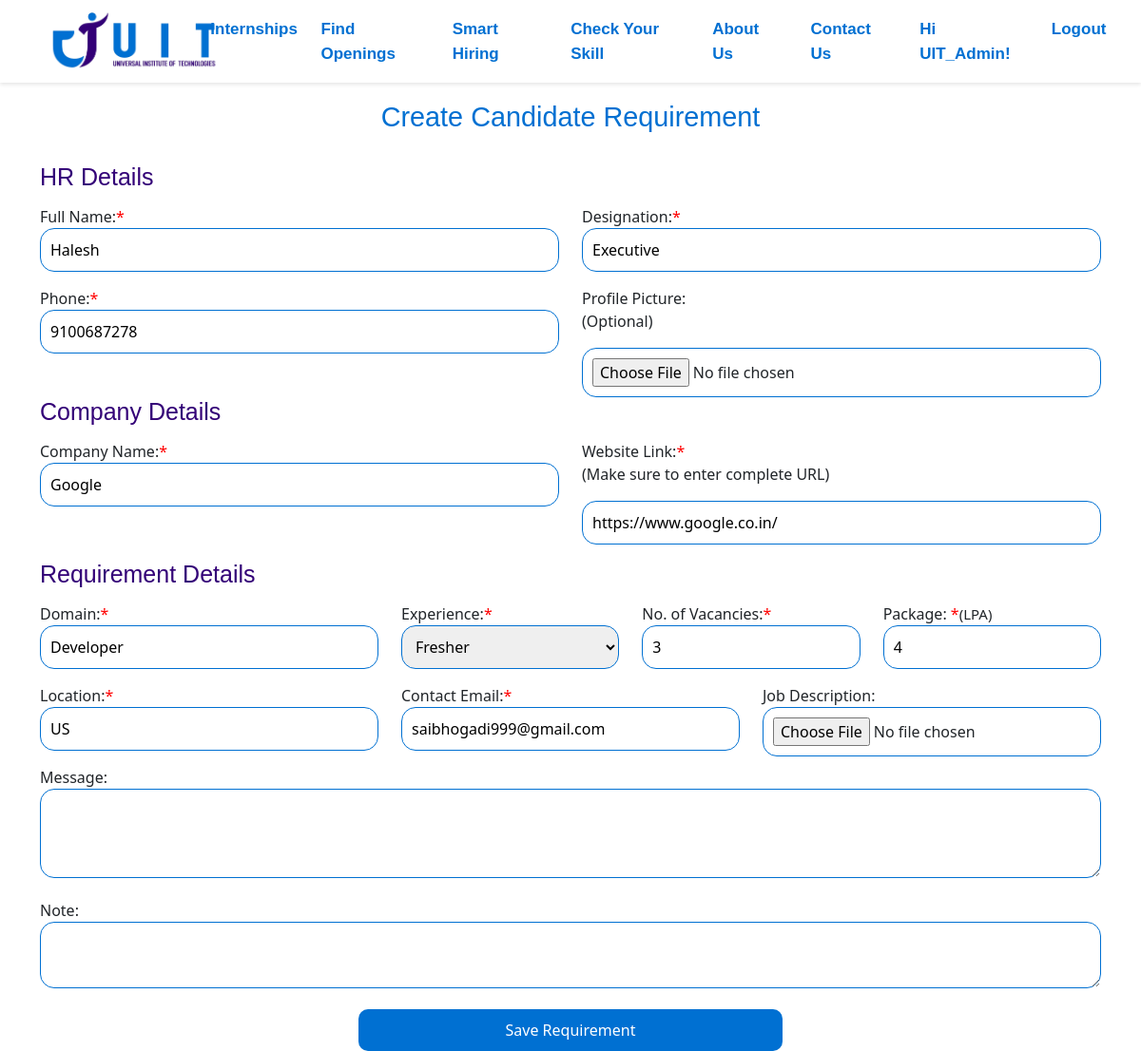
/adminpanel/edit_hiring/5/ (signed in), run on the app's committed database.
### uitech/models.py (models this page shows, shortened)
class CandidateRequirement(models.Model):
    full_name = models.CharField(max_length=100, verbose_name='Full Name')
    designation = models.CharField(max_length=100)
    phone = models.CharField(
        max_length=15,
        validators=[RegexValidator(regex=r'^\d{10,13}$')]
    )
    company_name = models.CharField(max_length=100, verbose_name='Company Name')
    website = models.URLField(verbose_name='Website Link')
    email = models.EmailField(verbose_name='Contact Email')
    domain = models.CharField(max_length=100)
    experience = models.CharField(max_length=50, choices=[('Fresher', 'Fresher'), ('1-2 Years', '1-2 Years'), ('2-3 Years', '2-3 Years'), ('3-4 Years', '3-4 Years'), ('5+ Years', '5+ Years')])
    positions = models.IntegerField(verbose_name='No. of Vacancies:')
    salary = models.CharField(max_length=50, verbose_name='Package')
    location = models.CharField(max_length=300)
    job_description = models.FileField(upload_to='job_descriptions/', null=True, blank=True, verbose_name='Job Description')
    profile_pic = models.ImageField(upload_to='profile_images/', null=True, blank=True, verbose_name='Profile Picture')
    message = models.TextField(blank=True, null=True)
    note = models.TextField(blank=True, null=True)
    created_at = models.DateTimeField(auto_now_add=True, verbose_name='Date Added')  # Field to track object creation date

### adminpanel/views.py (the view, shortened to what this page needs)
# urls.py: path('edit_hiring/<int:pk>/', EditHiringView.as_view(), name='edit_hiring'),
class EditHiringView(LoginRequiredMixin, UpdateView):
    model = CandidateRequirement
    form_class = CandidateRequirementForm
    template_name = 'adminpanel/hiring_form.html'
    success_url = reverse_lazy('adminpanel:smart_hiring')

### adminpanel/templates/adminpanel/hiring_form.html (shortened to what this page needs)
{% extends "adminpanel/base_without_footer.html" %}
{% block content %}
<div class="hiring_form-section">
    <div class="container" id="formbox">
        <div class="row" id="formrow">
            <h1 class="text-center">Create Candidate Requirement</h1>
            <div class="col-lg-12">
                <form method="post" enctype="multipart/form-data">
                    <div class="row">
                    <h3 class='smart-form'>HR Details</h3>
                    <div class="col-lg-6">{{ form.full_name.label_tag }}<span style="color: red;">*</span>{{ form.full_name }}</div>
                    <div class="col-lg-6">{{ form.designation.label_tag }}<span style="color: red;">*</span>{{ form.designation }}</div>
                  </div>
                  <div class="row">
                    <div class="col-lg-6">{{ form.phone.label_tag }}<span style="color: red;">*</span>{{ form.phone }}</div>
                    <div class="col-lg-6">{{ form.profile_pic.label_tag }}<p class='font-bold'>(Optional)</p> {{ form.profile_pic }}</div>
                  </div>
                  <div class="row">
                    <h3 class='smart-form'>Company Details</h3>
                    <div class="col-lg-6">{{ form.company_name.label_tag }}<span style="color: red;">*</span>{{ form.company_name }}</div>
                    <div class="col-lg-6">{{ form.website.label_tag }}<span style="color: red;">*</span><p class='font-bold'>(Make sure to enter complete URL)</p> {{ form.website }}</div>
                  </div>
                  <div class="row">
                    <h3 class='smart-form'>Requirement Details</h3>
                    <div class="col-lg-4">{{ form.domain.label_tag }}<span style="color: red;">*</span>{{ form.domain }}</div>
                    <div class="col-lg-8">
                      <div class="row">
                        <div class="col-lg-4">{{ form.experience.label_tag }}<span style="color: red;">*</span>{{ form.experience }}</div>
                        <div class="col-lg-4">{{ form.positions.label_tag }}<span style="color: red;">*</span>{{ form.positions }}</div>
                        <div class="col-lg-4">{{ form.salary.label_tag }} <span style="color: red;">*</span><span style="font-size: 15px;">(LPA)</span> {{ form.salary }}</div>
                      </div>
                    </div>
                  </div>
                  <div class="row">
                    <div class="col-lg-4">{{ form.location.label_tag }}<span style="color: red;">*</span>{{ form.location }}</div>
                    <div class="col-lg-4">{{ form.email.label_tag }}<span style="color: red;">*</span>{{ form.email }}</div>
                    <div class="col-lg-4">{{ form.job_description.label_tag }}{{ form.job_description }}</div>
                  </div>
                  <div class="row">
                    <div class="col-lg-12">{{ form.message.label_tag }}{{ form.message }}</div>
                  </div>
                  <div class="row">
                    <div class="col-lg-12">{{ form.note.label_tag }}{{ form.note }}</div>
                  </div>
                    <div class="col-lg-12" style="display: flex; justify-content: center;">
                        <input type="submit" class="intern-submit" value="Save Requirement">
                    </div>
                </form>
            </div>
        </div>
    </div>
</div>
{% endblock content %}

### adminpanel/templates/adminpanel/base_without_footer.html (shortened to what this page needs)
<!DOCTYPE html>
<html lang="en">
<head>
  <link rel="stylesheet" href="{% static 'adminpanel/css/admin.css' %}">
  <link rel="stylesheet" href="{% static 'uitech/css/index.css' %}">
  <link rel="stylesheet" href="https://cdn.jsdelivr.net/npm/bootstrap@5.3.3/dist/css/bootstrap.min.css">
  <link rel="stylesheet" href="{% static 'uitech/css/review.css' %}">
  <link rel="stylesheet" href="{% static 'adminpanel/css/login.css' %}">
  <link rel='stylesheet' href='https://use.fontawesome.com/releases/v5.2.0/css/all.css'>
  <link rel='stylesheet' href='https://use.fontawesome.com/releases/v5.2.0/css/fontawesome.css'>
</head>
<body>
  <nav class="navbar navbar-expand-lg sticky-top transparent scrolled white-bg-nav {% if user.is_authenticated %}logged-in{% endif %}">
    <div class="container-fluid" id="navfront">
      <a href="{% url 'uitech:index' %}" class="navbar-brand">
        <img src="{% static 'uitech/uitimg/logo.png' %}" alt="Logo">
      </a>
      <div class="collapse navbar-collapse" id="navbarSupportedContent">
        <ul class="navbar-nav ms-auto mb-2 mb-lg-0">
          <li class="nav-item">
            <a class="nav-link active" href="{% url 'uitech:internships' %}">Internships</a>
          </li>
          <li class="nav-item">
            <a class="nav-link active" href="{% url 'uitech:find_openings' %}">Find Openings</a>
          </li>
          <li class="nav-item">
            <a class="nav-link active" href="{% url 'uitech:smart_hiring' %}">Smart Hiring</a>
          </li>
          <li class="nav-item">
            <a class="nav-link active" href="{% url 'uitech:check_your_skill' %}">Check Your Skill</a>
          </li>
          <li class="nav-item">
            <a class="nav-link active" href="{% url 'uitech:about_us' %}">About Us</a>
          </li>
          <li class="nav-item">
            <a class="nav-link active" href="{% url 'uitech:contact_us' %}">Contact Us</a>
          </li>
          {% if user.is_authenticated %}
          <li class="nav-item">
            <a class="nav-link active"  href="{% url 'adminpanel:admin_dashboard' %}">Hi {{ user.username }}!</a>
          </li>
          <li class="nav-item">
            <form method="post" action="{% url 'adminpanel:logout' %}">
              <button type="submit" class="logout-btn">Logout</button>
          </form>
          </li>
          {% endif %}
        </ul>
      </div>
    </div>
  </nav>
{% block content %}
{% endblock %}
</body>
</html>

### adminpanel/static/adminpanel/css/admin.css (style rules this page uses)
body { font-family: 'Segoe UI', Tahoma, Geneva, Verdana, sans-serif; background-color: #f4f7fc; margin: 0; padding: 20px; }
.hiring_form-section { margin-top: 6rem; }

### uitech/static/uitech/css/index.css (style rules this page uses)
.navbar { overflow: hidden; }
html, body { margin: 0; padding: 0; overflow-x: hidden; }
.container-fluid { padding-left: 0; padding-right: 0; }
.navbar { width: 100%; }
#navbarSupportedContent { margin-right: 200px; }
.navbar.logged-in #navbarSupportedContent { margin-right: 100px; }
@media (min-width:992px) and (max-width:1250px) { #navbarSupportedContent { margin-right: 40px; } }
@media (min-width:992px) and (max-width:1250px) { .navbar.logged-in #navbarSupportedContent { margin-right: 0; } }
@media (min-width:992px) and (max-width:1250px) { .navbar-brand img { width: 120px; } }
.navbar.transparent { background-color: transparent; position: absolute; top: 0; left: 0; width: 100%; transition: background-color 0.5s ease-in-out; }
.navbar.transparent .nav-item a { color: white !important; }
.navbar.white-bg-nav .nav-item a { color: #0070d2 !important; }
.navbar.scrolled { background-color: white; position: fixed; top: 0; left: 0; width: 100%; box-shadow: 0 2px 4px rgba(0, 0, 0, 0.1); }
.navbar.scrolled .nav-item a { color: #0070d2 !important; }
.navbar-brand img { height: auto; margin-left: 40px; width: 180px; max-width: 100%; }
.nav-item { padding-right: 30px; position: relative; overflow: hidden; }
.nav-item a { display: inline-block; padding: 10px; font-size: 17px; font-family: 'Gill Sans', 'Gill Sans MT', Calibri, 'Trebuchet MS', sans-serif; font-weight: 500; font-weight: bold; transition: color 0.3s ease; position: relative; z-index: 1; }
.nav-item a::before { content: ''; position: absolute; bottom: 0; left: 0; width: 100%; height: 3px; background-color: #330077; transform: scaleX(0); transition: transform 0.3s ease; z-index: -1; }
.nav-item button { display: inline-block; padding: 10px; font-size: 17px; font-family: 'Gill Sans', 'Gill Sans MT', Calibri, 'Trebuchet MS', sans-serif; font-weight: bold; transition: color 0.3s ease; position: relative; z-index: 1; color: #0070d2; text-decoration: none; background-color: transparent; border: none; cursor: pointer; }
.nav-item button::before { content: ''; position: absolute; bottom: 0; left: 0; width: 100%; height: 3px; background-color: #330077; transform: scaleX(0); transition: transform 0.3s ease; z-index: -1; }
@media (max-width: 1250px) { .nav-item { font-weight: 600; } }
.text-center { font-family: 'Gill Sans', 'Gill Sans MT', Calibri, 'Trebuchet MS', sans-serif; margin-top: 40px; margin-bottom: 40px; color: #0070d2; padding-top: 10px; }
.inp1, .inp2, .message, textarea { border: 1px solid #0070d2; border-radius: 15px; padding: 10px; }
.smart-form { color: #0000d3; font-size: 25px; font-family: 'Gill Sans', 'Gill Sans MT', Calibri, 'Trebuchet MS', sans-serif; margin-bottom: 15px; }
select { border: 1px solid #0070d2; border-radius: 15px; padding: 10px; width: 270px; }
.inp1 { width: 100% !important; }
@media (max-width: 1200px) { .text-center { font-size: 1.8rem; margin-top: 30px; margin-bottom: 30px; } }
@media (max-width: 2560px) { #lang { width:100%; } }
.intern-submit { padding: 10px; background-color: #0070d2; width: 40%; color: white; border-radius: 10px; border: none; display: flex; justify-content: center; }
#formbox h3 { color: #330077; font-size: 25px; font-family: 'Gill Sans', 'Gill Sans MT', Calibri, 'Trebuchet MS', sans-serif; margin-bottom: 15px; }

### data on the page
CandidateRequirement: full_name "Halesh", designation "Executive", phone "9100687278", company_name "Google", website "https://www.google.co.in/", domain "Developer", experience "Fresher", positions "3", salary "4", location "US", email "saibhogadi999@gmail.com"

### other printed values
{{ user.username }} "UIT_Admin"
